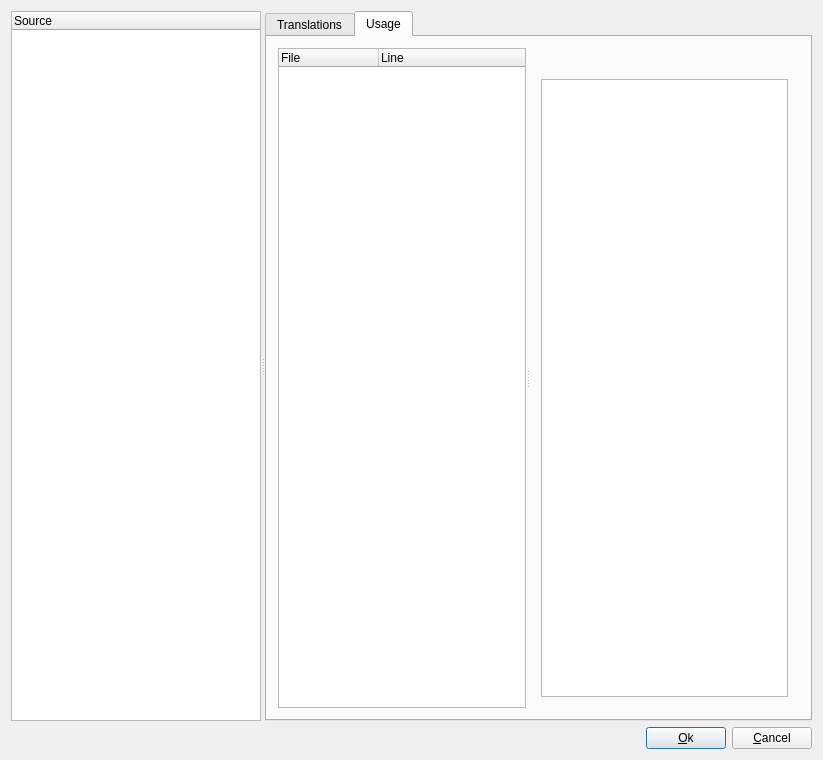
<?xml version="1.0" encoding="UTF-8"?>
<ui version="4.0">
 <class>TranslationEditor</class>
 <widget class="QDialog" name="TranslationEditor">
  <property name="geometry">
   <rect>
    <x>0</x>
    <y>0</y>
    <width>823</width>
    <height>760</height>
   </rect>
  </property>
  <property name="windowTitle">
   <string>TranslationEditor</string>
  </property>
  <layout class="QVBoxLayout" name="verticalLayout_3">
   <item>
    <widget class="QSplitter" name="splitter_2">
     <property name="orientation">
      <enum>Qt::Horizontal</enum>
     </property>
     <widget class="QTreeWidget" name="lstSources">
      <column>
       <property name="text">
        <string>Source</string>
       </property>
      </column>
     </widget>
     <widget class="QTabWidget" name="tabWidget2">
      <property name="currentIndex">
       <number>1</number>
      </property>
      <widget class="QWidget" name="tab">
       <attribute name="title">
        <string>Translations</string>
       </attribute>
       <layout class="QVBoxLayout">
        <item>
         <layout class="QVBoxLayout">
          <item>
           <widget class="QLabel" name="textLabel1">
            <property name="text">
             <string>Source text:</string>
            </property>
            <property name="wordWrap">
             <bool>false</bool>
            </property>
           </widget>
          </item>
          <item>
           <widget class="QTextEdit" name="txtSource"/>
          </item>
          <item>
           <widget class="QLabel" name="textLabel1_2">
            <property name="text">
             <string>English:</string>
            </property>
            <property name="wordWrap">
             <bool>false</bool>
            </property>
           </widget>
          </item>
          <item>
           <widget class="QTextEdit" name="txten"/>
          </item>
          <item>
           <widget class="QLabel" name="textLabel1_2_2">
            <property name="text">
             <string>Français:</string>
            </property>
            <property name="wordWrap">
             <bool>false</bool>
            </property>
           </widget>
          </item>
          <item>
           <widget class="QTextEdit" name="txtfr"/>
          </item>
         </layout>
        </item>
       </layout>
      </widget>
      <widget class="QWidget" name="tab">
       <attribute name="title">
        <string>Usage</string>
       </attribute>
       <layout class="QVBoxLayout" name="verticalLayout_2">
        <item>
         <widget class="QSplitter" name="splitter">
          <property name="orientation">
           <enum>Qt::Horizontal</enum>
          </property>
          <widget class="QTreeWidget" name="lstUsage">
           <column>
            <property name="text">
             <string>File</string>
            </property>
           </column>
           <column>
            <property name="text">
             <string>Line</string>
            </property>
           </column>
          </widget>
          <widget class="QWidget" name="layoutWidget">
           <layout class="QVBoxLayout" name="verticalLayout">
            <item>
             <widget class="QLabel" name="labUsage">
              <property name="text">
               <string/>
              </property>
              <property name="wordWrap">
               <bool>false</bool>
              </property>
             </widget>
            </item>
            <item>
             <widget class="QTextEdit" name="txtUsage"/>
            </item>
           </layout>
          </widget>
         </widget>
        </item>
       </layout>
      </widget>
     </widget>
    </widget>
   </item>
   <item>
    <layout class="QHBoxLayout">
     <item>
      <spacer name="spacer1">
       <property name="orientation">
        <enum>Qt::Horizontal</enum>
       </property>
       <property name="sizeType">
        <enum>QSizePolicy::Expanding</enum>
       </property>
       <property name="sizeHint" stdset="0">
        <size>
         <width>141</width>
         <height>20</height>
        </size>
       </property>
      </spacer>
     </item>
     <item>
      <widget class="QPushButton" name="btnOk">
       <property name="text">
        <string>&amp;Ok</string>
       </property>
       <property name="shortcut">
        <string>Alt+O</string>
       </property>
      </widget>
     </item>
     <item>
      <widget class="QPushButton" name="btnCancel">
       <property name="text">
        <string>&amp;Cancel</string>
       </property>
       <property name="shortcut">
        <string>Alt+C</string>
       </property>
      </widget>
     </item>
    </layout>
   </item>
  </layout>
 </widget>
 <layoutdefault spacing="6" margin="11"/>
 <resources/>
 <connections>
  <connection>
   <sender>btnOk</sender>
   <signal>clicked()</signal>
   <receiver>TranslationEditor</receiver>
   <slot>accept()</slot>
   <hints>
    <hint type="sourcelabel">
     <x>20</x>
     <y>20</y>
    </hint>
    <hint type="destinationlabel">
     <x>20</x>
     <y>20</y>
    </hint>
   </hints>
  </connection>
  <connection>
   <sender>btnCancel</sender>
   <signal>clicked()</signal>
   <receiver>TranslationEditor</receiver>
   <slot>reject()</slot>
   <hints>
    <hint type="sourcelabel">
     <x>20</x>
     <y>20</y>
    </hint>
    <hint type="destinationlabel">
     <x>20</x>
     <y>20</y>
    </hint>
   </hints>
  </connection>
 </connections>
</ui>
